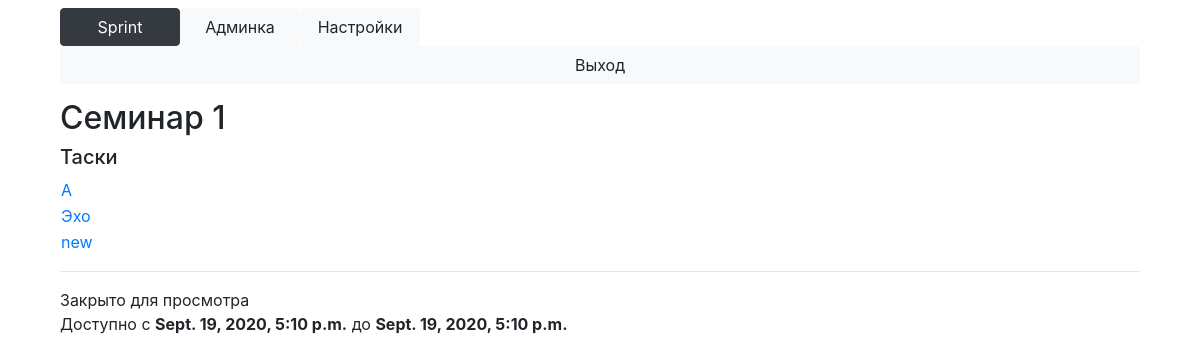
/block?id=50 (signed in), run on an earlier commit of the app's database.
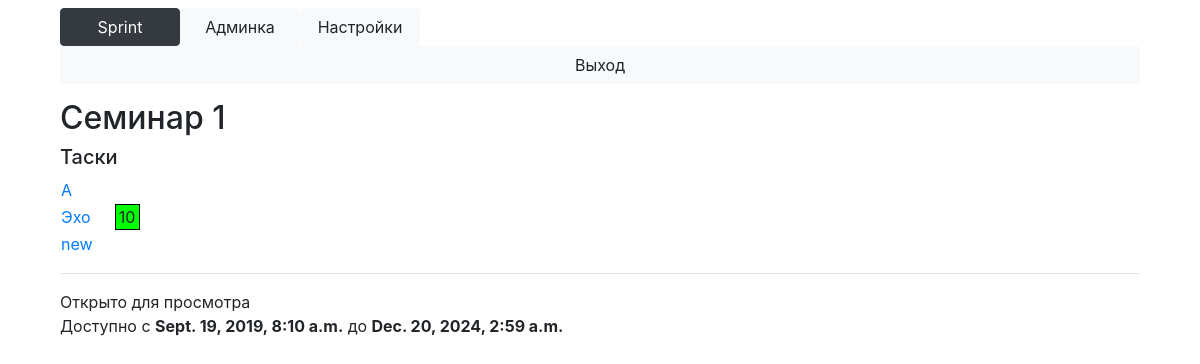
And on a later commit of the database.
### Main/models.py (models this page shows, shortened)
class Block(models.Model):
    name = models.TextField()
    course = models.ForeignKey(Course, on_delete=models.CASCADE)
    time_start = models.DateTimeField()
    time_end = models.DateTimeField()
    opened = models.BooleanField(default=False)
    @property
    def tasks(self):
        return Task.objects.filter(block=self)

class Task(models.Model):
    name = models.TextField()
    block = models.ForeignKey(Block, on_delete=models.CASCADE)
    legend = models.TextField(default='')
    input = models.TextField(default='')
    output = models.TextField(default='')
    specifications = models.TextField(default='')
    time_limit = models.IntegerField(default=10000)
    weight = models.FloatField(default=1.0)
    max_mark = models.IntegerField(default=10)
    max_solutions_count = models.IntegerField(default=10)
    show_details = models.BooleanField(default=False)
    full_solution = models.BooleanField(default=False)

### Main/views.py (the view)
# urls.py: path('block', views.block),
def block(request):
    current_block = Block.objects.get(id=request.GET['id'])
    if not check_permission_block(request.user, current_block):
        return HttpResponseRedirect('/main')
    return render(request, 'block.html', context={'Block': current_block,
                                                  'is_admin': check_admin(request.user),
                                                  'user': request.user})

### Main/context_processors.py (called while the page is built)
def attributes(request):
	return {
		'current_page': 'settings' if '/settings' == request.path else 'admin' if 'admin' in request.path else 'main',
		'is_admin': check_admin(request.user)
	}

### Main/main.py (called while the page is built)
def check_login(user):
    return user.is_authenticated

def check_admin(user):
    if check_teacher(user):
        return True
    if not check_login(user):
        return False
    return len(Subscribe.objects.filter(user=user, is_assistant=True)) > 0

def check_teacher(user):
    return user.is_staff and check_login(user)

def courses_available(user):
    if user.is_superuser:
        return Course.objects.all()
    else:
        return [s.course for s in Subscribe.objects.filter(user=user)]

def blocks_available(user):
    courses = courses_available(user)
    blocks = {}
    is_admin = check_admin(user)
    for course in courses:
        if is_admin:
            blocks[course] = Block.objects.filter(
                course=course
            )
        else:
            blocks[course] = Block.objects.filter(
                opened=True,
                time_start__lte=timezone.now(),
                course=course
            )
    return blocks

def check_permission_block(user, block):
    blocks = blocks_available(user)
    for course in blocks.keys():
        if block in blocks[course]:
            return True
    return False

### Main/templatetags/filters.py (called while the page is built)
@register.filter('mark_for_task')
def mark_for_task(task, user):
    try:
        return int(list(Solution.objects.filter(task=task, user=user, mark__isnull=False))[-1].mark * 10 / task.max_mark)
    except IndexError:
        return -1

@register.filter('marked')
def marked(mark):
    return mark != -1

@register.filter('mark_color')
def mark_color(mark):
    mark = round(mark)
    if mark > 7:
        return '#00FF00'
    elif mark > 5:
        return '#FFFF00'
    elif mark > 3:
        return '#FAD7A0'
    elif mark > 0:
        return '#F1948A'
    else:
        return '#FFFFFF'

### templates/block.html (shortened to what this page needs)
{% extends 'base.html' %}
{% load filters %}
{% block content %}
    <h2>{{ Block.name }}</h2>
    <h5>Таски</h5>
    <table>
        {% for task in Block.tasks %}
            <tr>
                <td>
                    <a href="/task?id={{ task.id }}">{{ task.name }}</a>
                </td>
                <td>
                    {% with mark=task|mark_for_task:user %}
                        {% if mark|marked %}
                            <div style="margin-left: 20px; border: 1px solid black; background: {{ mark|mark_color }}; width: 25px; text-align: center;">
                                {{ mark }}
                            </div>
                        {% endif %}
                    {% endwith %}
                </td>
            </tr>
        {% endfor %}
    </table>
    <hr>
    {% if Block.opened %}
        Открыто для просмотра
    {% else %}
        Закрыто для просмотра
    {% endif %}
    <br>Доступно с <b>{{ Block.time_start }}</b> до <b>{{ Block.time_end }}</b>
{% endblock %}

### templates/base.html (shortened to what this page needs)
<!DOCTYPE HTML PUBLIC "-//W3C//DTD HTML 4.01//EN"
  "http://www.w3.org/TR/html4/strict.dtd">
{% load static %}
<html lang="en">
	<head>
        <link rel="stylesheet" href="https://stackpath.bootstrapcdn.com/bootstrap/4.5.0/css/bootstrap.min.css">
		<link rel="stylesheet" type="text/css" href={% static "css/styles.css" %}>
        <link rel="stylesheet" href="//code.jquery.com/ui/1.12.1/themes/base/jquery-ui.css">
	</head>
	<body onload="{% block onload %}{% endblock %}">
		<div class="main_div">
            <header class="mt-2 mb-2" role="banner">
                <div class="row no-gutters top-buffer">
                    <div class="col" style="min-width: 100px;">
                        <button type="button" class="btn {% if current_page == 'main' %}btn-dark{% else %}btn-light{% endif %} btn-block top-button" onclick="main()">Sprint</button>
                    </div>
                    {% if is_admin %}
                    <div class="col" style="min-width: 100px;">
                        <button type="button" class="btn {% if current_page == 'admin' %}btn-dark{% else %}btn-light{% endif %} btn-block top-button" onclick="admin()">Админка</button>
                    </div>
                    {% endif %}
                    <div class="col" style="min-width: 100px;">
                        <button type="button" class="btn {% if current_page == 'settings' %}btn-dark{% else %}btn-light{% endif %} btn-block top-button"  onclick="settings()">Настройки</button>
                    </div>
                    <div class="col-{% if is_admin %}8{% else %}9{% endif %}">
                    </div>
                    <div class="col" style="min-width: 100px;">
                        <button type="button" class="btn btn-light btn-block top-button" onclick="logout()">Выход</button>
                    </div>
                </div>
            </header>
            {% block content %}{% endblock %}
        </div>
	</body>
</html>

### static/css/styles.css (style rules this page uses)
.main_div { margin-left: 5%; margin-right: 5%; }
.top-buffer { margin-bottom:15px; }
.top-button { min-width: 100px; display: inline-block; }

What changed in the data, as far as the page shows it:
changed Block "Семинар 1": time_start "Sept. 19, 2020, 5:10 p.m." → "Sept. 19, 2019, 8:10 a.m."; time_end "Sept. 19, 2020, 5:10 p.m." → "Dec. 20, 2024, 2:59 a.m."
changed Task "Эхо": max_mark (not shown) → "10"
Also different on the page:
text no longer shown: "Закрыто для просмотра"
text now shown: "Открыто для просмотра"
